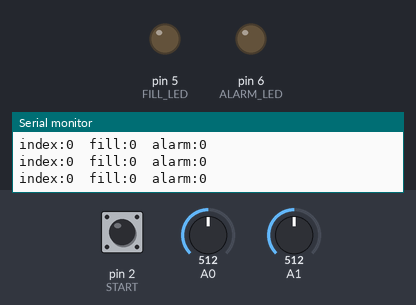
This sketch was run on a simulated Arduino Uno, built with avr-gcc and run on an emulated ATmega328P. Shown: output pins drawn as LEDs (lit = HIGH), the last lines printed to the serial monitor. The test bench sets the inputs (shaded band); at power-on: pin 2 (START) HIGH, A1 = 512, A0 = 512.

Above: at 1.2 s.
1.3 s: pin 2 (START) pulled LOW for 0.15 s
At 2.2 s:
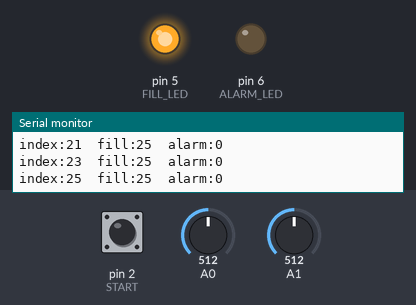
4.4 s: A1 set to 648
7.0 s: A1 set to 667
At 7.7 s:
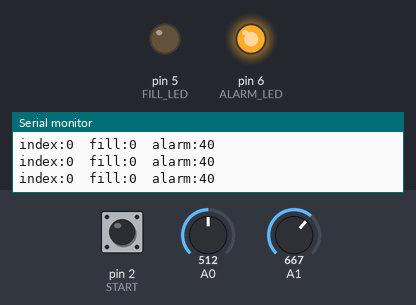
8.5 s: pin 2 (START) pulled LOW for 1 s
At 8.9 s:
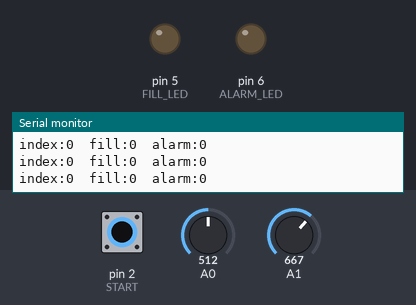
11.0 s: pin 2 (START) pulled LOW for 3.2 s
At 12.9 s:
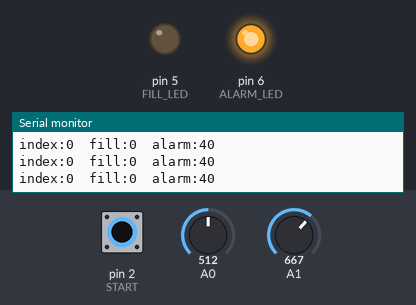
Timing chart, 0 to 14.4 s (numbered marks = the images above; inputs shaded):
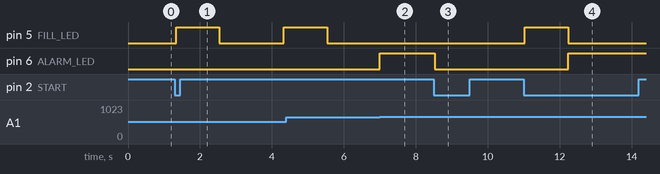

Measured:
- the behaviour switches between 659 and 660 on A1 (found by bisection; images 1 and 2)
- after the input at 1.3 s, pin 5 (FILL_LED): LOW → HIGH at once, → LOW 1.2 s later, → HIGH 1.8 s later
- after the input at 7.0 s, pin 5 (FILL_LED): stays LOW (without the input it goes to HIGH after 0.34 s); pin 6 (ALARM_LED): LOW → HIGH at once
- after the input at 8.5 s, pin 6 (ALARM_LED): HIGH → LOW at once
- after the input at 11.0 s, pin 5 (FILL_LED): LOW → HIGH at once, → LOW 1.2 s later; pin 6 (ALARM_LED): LOW → HIGH after 1.2 s

The sketch:

classroom_bellows_simulator.ino
```cpp
constexpr byte START = 2, FILL_LED = 5, ALARM_LED = 6;
constexpr unsigned long FILL_MS = 1200, CYCLE_MS = 3000;
bool running = false, alarm = false, rawPressed = false, stablePressed = false;
unsigned long startedAt = 0, buttonChangedAt = 0, lastReport = 0;
int alarmCode = 0;

void setup() {
  pinMode(START, INPUT_PULLUP);
  pinMode(FILL_LED, OUTPUT);
  pinMode(ALARM_LED, OUTPUT);
  rawPressed = stablePressed = digitalRead(START) == LOW;
  Serial.begin(115200);
}
void loop() {
  const unsigned long now = millis();
  const bool pressed = digitalRead(START) == LOW;
  if (pressed != rawPressed) { rawPressed = pressed; buttonChangedAt = now; }
  if (rawPressed != stablePressed && now - buttonChangedAt >= 35) {
    stablePressed = rawPressed;
    if (stablePressed) {
      if (alarm) { alarm = false; alarmCode = 0; }
      else {
        running = !running;
        if (running) startedAt = now;
      }
    }
  }
  int level = 0;
  bool filling = false;
  if (running) {
    const unsigned long phase = (now - startedAt) % CYCLE_MS;
    const int restriction = (100L * analogRead(A0) + 511) / 1023;
    const int leak = (100L * analogRead(A1) + 511) / 1023;
    const int peak = 25 + (60L * restriction + 50) / 100 - (35L * leak + 50) / 100;
    filling = phase < FILL_MS;
    const long scale = filling ? FILL_MS : CYCLE_MS - FILL_MS;
    const long value = filling ? phase : CYCLE_MS - phase;
    level = max(0L, ((long)peak * value + scale / 2) / scale);
    if (level > 74 || (!filling && peak < 33)) {
      alarmCode = level > 74 ? 80 : 40;
      alarm = true;
      running = false;
      filling = false;
    }
  }
  digitalWrite(FILL_LED, running && filling);
  digitalWrite(ALARM_LED, alarm);
  if (now - lastReport >= 80) {
    lastReport = now;
    Serial.print(F("index:")); Serial.print(level);
    Serial.print(F("\tfill:")); Serial.print(filling ? 25 : 0);
    Serial.print(F("\talarm:")); Serial.println(alarmCode);
  }
}
```
